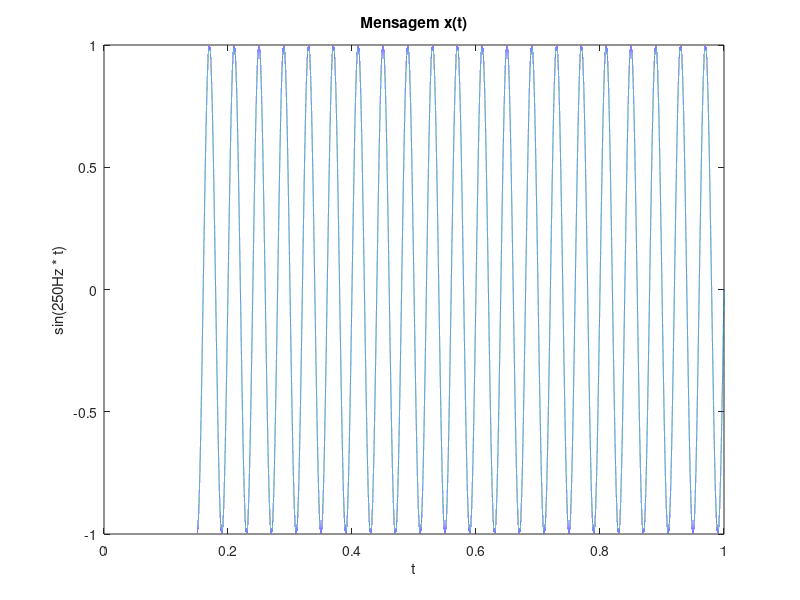
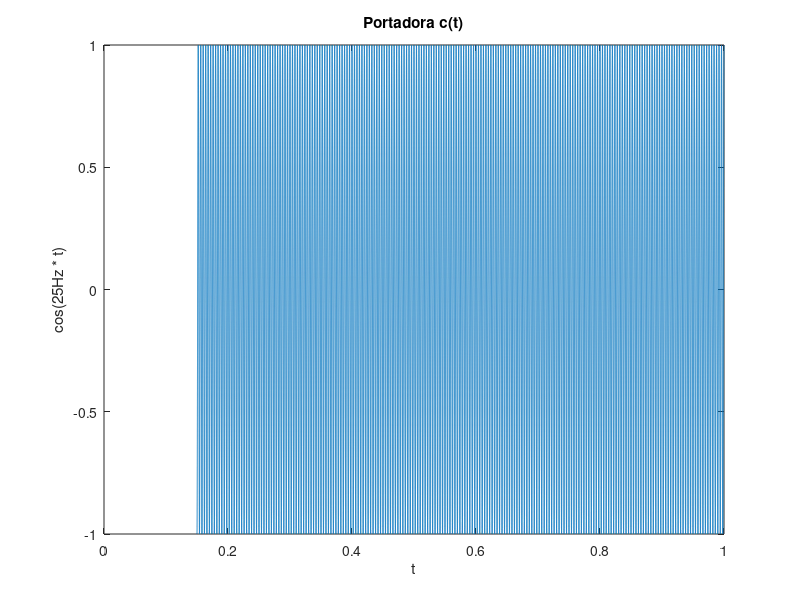
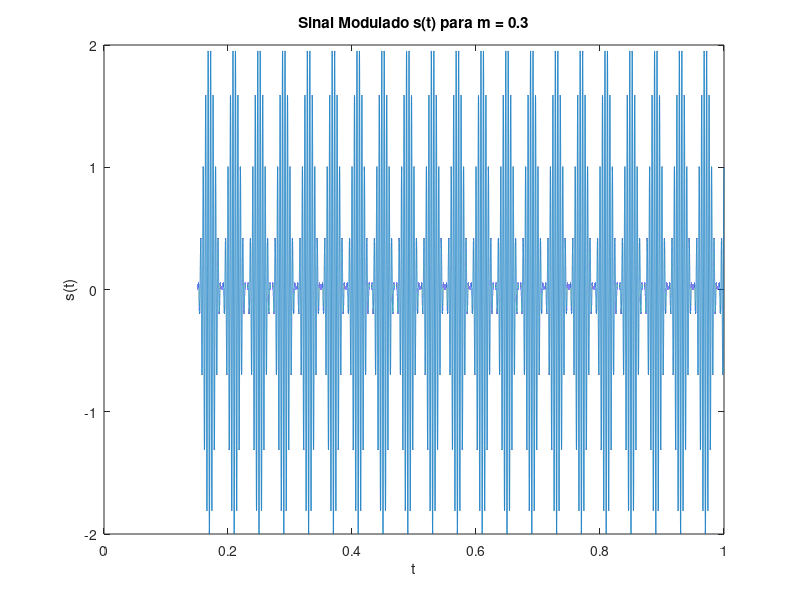
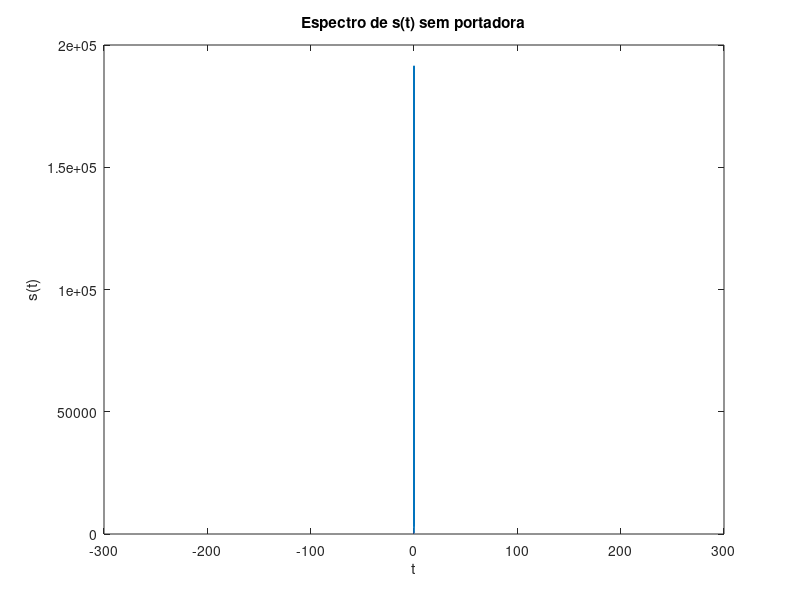

MATLAB code to generate these figures, in order:
clear all;
close all;
clc;

amostra = 1000000;
t = 0.15 : 1/amostra : 1;

A = 1;
xt = sin(2*pi*25*t);
ct = cos(2*pi*250*t);
m = 1.0;


st = A*(1 + m*xt).*ct;
st2 = xt.*ct;


figure;
plot(t, xt);
title("Mensagem x(t)");
xlabel("t");
ylabel("sin(250Hz * t)");

figure;
plot(t, ct);
title("Portadora c(t)");
xlabel("t");
ylabel("cos(25Hz * t)");

figure;
plot(t, st);
title("Sinal Modulado s(t) para m = 0.3");
xlabel("t");
ylabel("s(t)");

f = linspace(-250, 250, 850001);
ff = fft(st2);
ffs = fftshift(ff);

figure;
plot(f, abs(ffs));
title("Espectro de s(t) sem portadora");
xlabel("t");
ylabel("s(t)");

